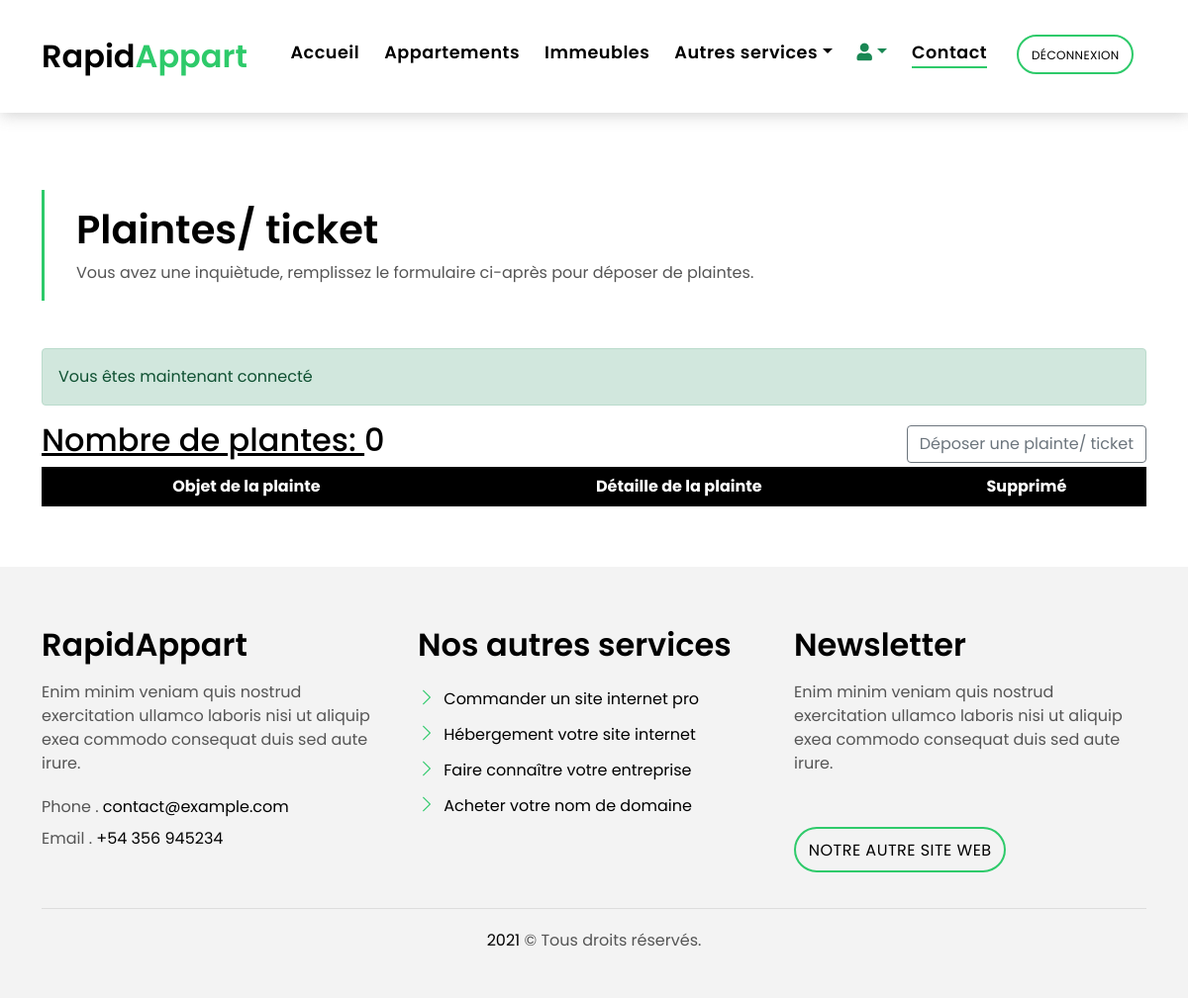
Page /les_plaintes.php (signed in) on the earlier database version.
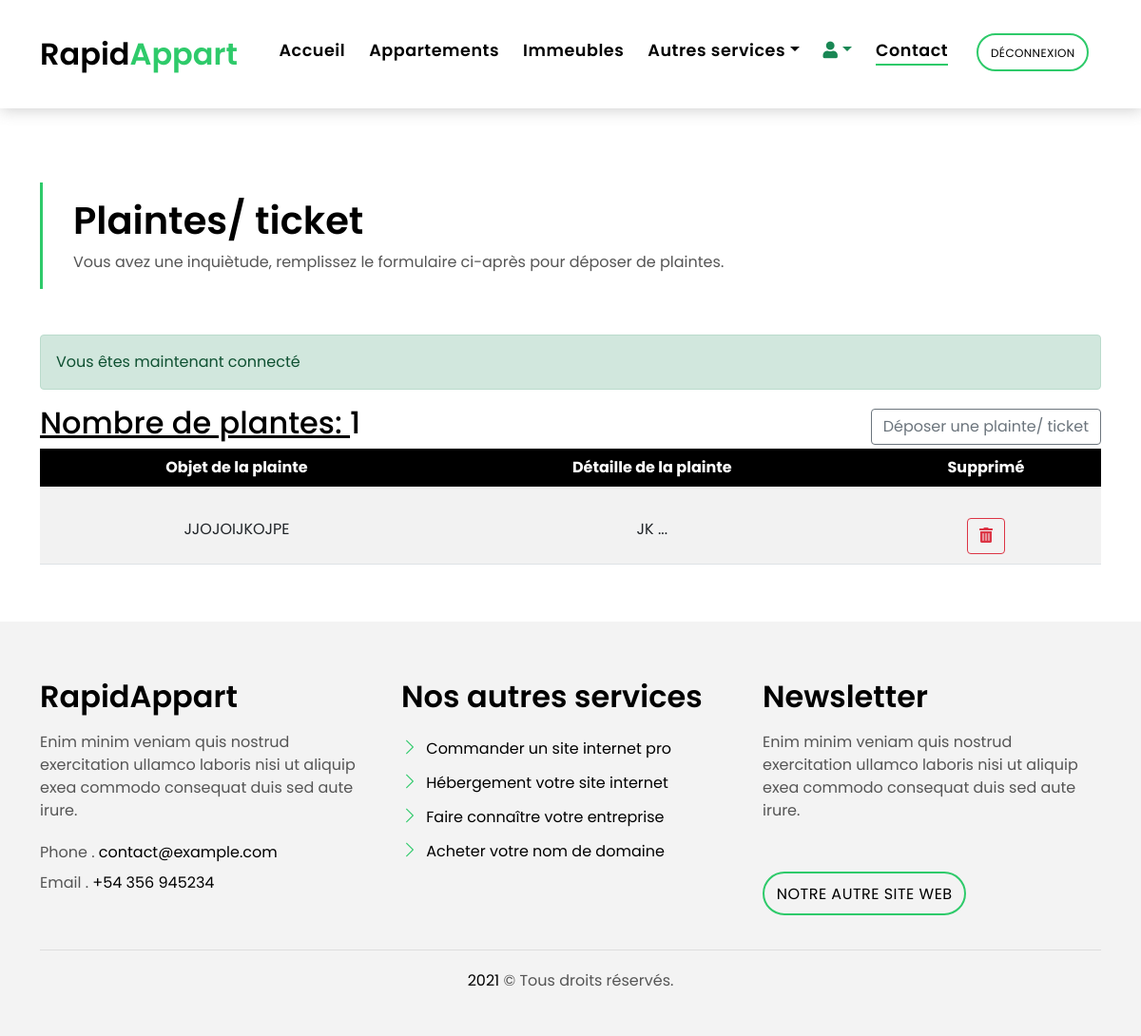
Same page on the later database version.
### tables this page shows
CREATE TABLE IF NOT EXISTS `plaintes` (
  `id` int(11) NOT NULL AUTO_INCREMENT,
  `nom` varchar(255) NOT NULL,
  `email` varchar(255) NOT NULL,
  `objet` varchar(255) NOT NULL,
  `message` text NOT NULL,
  `id_user` int(11) DEFAULT NULL,
  PRIMARY KEY (`id`)
);

### les_plaintes.php (the view, shortened to what this page needs)
<?php
      require 'inc/header.php';
  ?>
  <main id="main">
    <section class="intro-single">
      <div class="container">
        <div class="row">
          <div class="col-md-12 col-lg-8">
            <div class="title-single-box">
              <h1 class="title-single">Plaintes/ ticket</h1>
              <span class="color-text-a">Vous avez une inquiètude, remplissez le formulaire ci-après pour déposer de plaintes.</span>
            </div>
          </div>
        </div>
      </div>
    </section>
    <section class="contact">
      <div class="container">
            <?php if(isset($_SESSION['flash'])): ?>
                <?php foreach($_SESSION['flash'] as $type => $message): ?>
                    <div class="alert alert-<?= $type; ?>">
                        <?= $message ?>
                    </div>
                <?php endforeach; ?>
            <?php endif; ?>
        <?php
          $pdo = new PDO ('mysql:host=localhost;dbname=dashbord', 'root', '', [
          PDO::ATTR_DEFAULT_FETCH_MODE => PDO::FETCH_ASSOC,
          PDO::ATTR_ERRMODE => PDO::ERRMODE_EXCEPTION,
          PDO::MYSQL_ATTR_INIT_COMMAND => 'SET NAMES UTF8'
          ]);
          $id_user = $_SESSION['auth']->id_user;
          $emploi = $pdo->prepare("SELECT * FROM plaintes WHERE id_user = $id_user");
          $emploi->execute();
          $emplois = $emploi->rowCount('id_user');
        ?>
        <div style="display:flex;justify-content:space-between;align-items:center;">
          <h2><u>Nombre de plantes: </u><?= $emplois ?></h2>
          <a href="plaintes.php" class="btn btn-outline-secondary">Déposer une plainte/ ticket</a>
        </div>
        <table class="table table-striped">
          <thead>
            <tr style="background: #000; color: #fff;">
              <th class="text-center">Objet de la plainte</th>
              <th class="text-center">Détaille de la plainte</th>
              <th class="text-center">Supprimé</th>
            </tr>
          </thead>
          <tbody>
            <?php
            $pdo = new PDO ('mysql:host=localhost;dbname=dashbord', 'root', '', [
            PDO::ATTR_DEFAULT_FETCH_MODE => PDO::FETCH_ASSOC,
            PDO::ATTR_ERRMODE => PDO::ERRMODE_EXCEPTION,
            PDO::MYSQL_ATTR_INIT_COMMAND => 'SET NAMES UTF8'
            ]);
            $id_user = $_SESSION['auth']->id_user;
            $listes = $pdo->prepare("SELECT * FROM plaintes WHERE id_user = $id_user");
            $listes->execute();
            foreach($listes as $liste):
            ?>
            <tr>
              <td class="text-center"><br><?= $liste['objet']; ?></td>
              <td class="text-center"><br><?= substr(($liste['message']), 0, 5) ; ?> ...</td>
              <td class="text-center"><br>
              <form action="code.php" method="post">
                <button type="submit" class="btn btn-outline-danger" onclick = "return confirm ('Vous êtes sûr le point de supprimer l\'appartement n° <?= $liste['id']; ?>. Êtes-vous sûr de cette action?')"><i class="fas fa-trash-alt"></i></button>
              </form>
            </td>
            </tr>
            <?php endforeach ?>
          </tbody>
        </table>
      </div>
    </section>
  </main>
<?php
    require 'inc/footer.php';
?>
</body>
</html>

Differences in the rows shown:
added plaintes: objet "JJOJOIJKOJPE", message "JK"
Other differences:
$emplois: "0" → "1"
